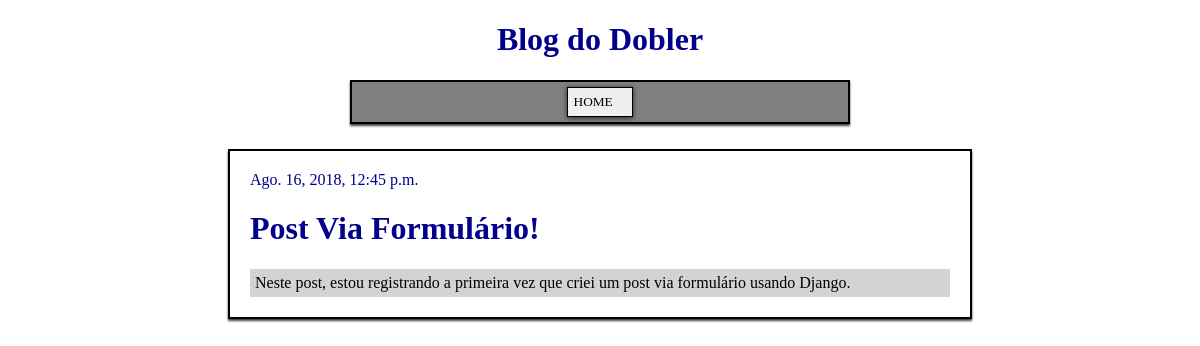
The app's page /post/4/ with its own data.
### app/models.py (models this page shows, shortened)
class Post(models.Model):
    author = models.ForeignKey('auth.User', on_delete=models.CASCADE)
    title = models.CharField(max_length=200)
    text = models.TextField()
    created_date = models.DateTimeField(default=timezone.now)
    published_date = models.DateTimeField(blank=True, null=True)

### app/views.py (the view)
# urls.py: path('post/<int:pk>/', views.post_detail, name='post_detail'),
def post_detail(request, pk):
    post = get_object_or_404(Post, pk = pk)
    return render(request, 'blog/post_detail.html', {'post':post})

### app/templates/blog/post_detail.html (shortened to what this page needs)
{% extends 'blog/base.html' %}
{% block content %}
    <div class="post">
        {% if post.published_date %}
            <div class="published">
                {{ post.published_date }}
            </div>
        {% endif %}
        <h1>{{ post.title }}</h1>
        <p class="blog-text">{{ post.text|linebreaksbr }}</p>
    </div>
{% endblock  %}

### app/static/css/blog.css (style rules this page uses)
h1 { color: darkblue; font-family: AlfaSlabOne; }
.published { margin-bottom: 0; color: darkblue; font-family: AlfaSlabOne; }
.blog-text { background-color: lightgrey; margin: 0; padding: 5px 5px; font-family: AlfaSlabOne; }

### records on screen
Post: published_date "Ago. 16, 2018, 12:45 p.m.", title "Post Via Formulário!", text "Neste post, estou registrando a primeira vez que criei um post via formulário usando Django."
